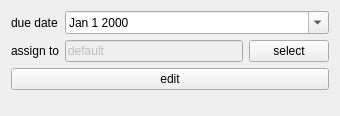
<?xml version="1.0" encoding="UTF-8"?>
<ui version="4.0">
 <class>Form</class>
 <widget class="QWidget" name="Form">
  <property name="windowModality">
   <enum>Qt::ApplicationModal</enum>
  </property>
  <property name="geometry">
   <rect>
    <x>0</x>
    <y>0</y>
    <width>340</width>
    <height>116</height>
   </rect>
  </property>
  <property name="windowTitle">
   <string>Form</string>
  </property>
  <layout class="QGridLayout" name="gridLayout">
   <item row="1" column="2">
    <widget class="QPushButton" name="pushUsers">
     <property name="sizePolicy">
      <sizepolicy hsizetype="Fixed" vsizetype="Fixed">
       <horstretch>0</horstretch>
       <verstretch>0</verstretch>
      </sizepolicy>
     </property>
     <property name="text">
      <string>select</string>
     </property>
    </widget>
   </item>
   <item row="1" column="0">
    <widget class="QLabel" name="labelAssignTo">
     <property name="sizePolicy">
      <sizepolicy hsizetype="Fixed" vsizetype="Preferred">
       <horstretch>0</horstretch>
       <verstretch>0</verstretch>
      </sizepolicy>
     </property>
     <property name="text">
      <string>assign to</string>
     </property>
    </widget>
   </item>
   <item row="1" column="1">
    <widget class="QLineEdit" name="lineEditWorkers">
     <property name="enabled">
      <bool>false</bool>
     </property>
     <property name="sizePolicy">
      <sizepolicy hsizetype="MinimumExpanding" vsizetype="Fixed">
       <horstretch>0</horstretch>
       <verstretch>0</verstretch>
      </sizepolicy>
     </property>
     <property name="toolTip">
      <string>list of space separated usernames</string>
     </property>
     <property name="text">
      <string>default</string>
     </property>
    </widget>
   </item>
   <item row="4" column="1">
    <spacer name="verticalSpacer">
     <property name="orientation">
      <enum>Qt::Vertical</enum>
     </property>
     <property name="sizeHint" stdset="0">
      <size>
       <width>20</width>
       <height>40</height>
      </size>
     </property>
    </spacer>
   </item>
   <item row="3" column="0" colspan="3">
    <widget class="QPushButton" name="pushEdit">
     <property name="text">
      <string>edit</string>
     </property>
    </widget>
   </item>
   <item row="0" column="1" colspan="2">
    <widget class="QDateEdit" name="dateEdit">
     <property name="displayFormat">
      <string>MMM d yyyy</string>
     </property>
     <property name="calendarPopup">
      <bool>true</bool>
     </property>
    </widget>
   </item>
   <item row="0" column="0">
    <widget class="QLabel" name="labelDue">
     <property name="sizePolicy">
      <sizepolicy hsizetype="Fixed" vsizetype="Preferred">
       <horstretch>0</horstretch>
       <verstretch>0</verstretch>
      </sizepolicy>
     </property>
     <property name="text">
      <string>due date</string>
     </property>
    </widget>
   </item>
  </layout>
 </widget>
 <resources/>
 <connections/>
</ui>
